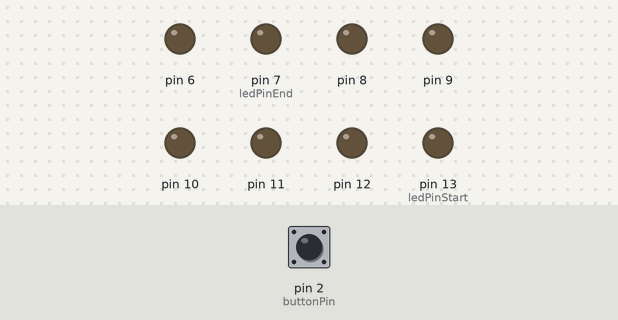
This sketch was run on a simulated Arduino Uno, built with avr-gcc and run on an emulated ATmega328P. Parts: output pins drawn as LEDs (lit = HIGH). The test bench sets the inputs (shaded band); at power-on: pin 2 (buttonPin) LOW. What the sketch prints to the serial monitor is not drawn.

Above: at 1.2 s.
1.3 s: pin 2 (buttonPin) pulled HIGH for 0.15 s
At 2.5 s:
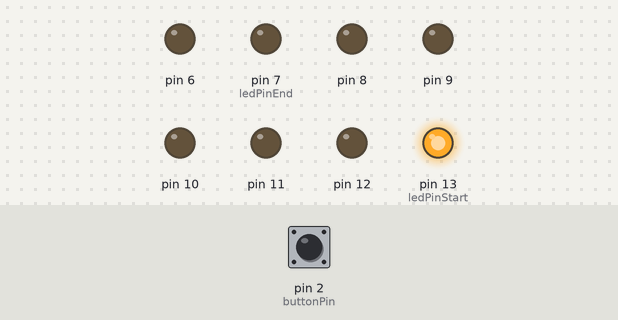
2.9 s: pin 2 (buttonPin) pulsed HIGH 5 times (0.12 s each, 0.3 s apart)
At 4.4 s:
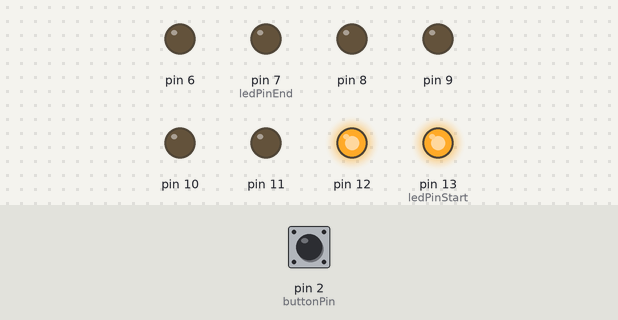
Timing chart, 0 to 6.2 s (numbered marks = the images above; inputs shaded):
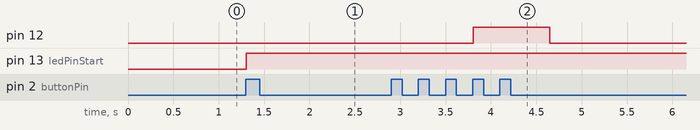

Measured:
- after the input at 1.3 s, pin 13 (ledPinStart): LOW → HIGH at once
- after the input at 2.9 s, pin 12: LOW → HIGH after 0.91 s, → LOW 0.84 s later

The sketch:

Ex1B_IO_State_Machine.ino
```cpp
//////
/*
Button
Carlos Castellanos | 2014 | ccastellanos.com

Press and release to turn an LED on, then press and release again to turn off

Note: this example works best with a momentary pushbutton or similarly biased switch


Schematic, see:
https://github.com/carloscastellanos/teaching/blob/master/Arduino/Basics/Digital/Button_schem.png

Suggestions:
- Can you make the LED go off after a certain amount of time has passed? Hint: while
  using 'delay' will work, you can also look into the 'millis' function...
- add an additional led and/or button na d increase the complexity of behaviors
*/

// constants won't change. They're used here to set pin numbers (faster/saves memory):
const int buttonPin = 2;      // pins for button and LED
const int ledPinStart = 13;
const int ledPinEnd = 7;

// store button's status - initialize to OFF (this variable will change, so it's not a const)
int buttonState = 0;
int prevButtonState = 0;

unsigned long timeToResetStart = 1000;

int size;
int currentLED = 0;
unsigned long lastReset;

void setup() {
  pinMode(buttonPin, INPUT);    // set button to input
  //pinMode(ledPinA, OUTPUT);      // LED to output
  //pinMode(ledPinB, OUTPUT);      // LED to output

  size = ledPinStart - ledPinEnd + 1;
  for(int i = 0; i <= size; i++)
  {
    pinMode(ledPinStart - i, OUTPUT);
    //digitalWrite(ledPinStart - i, true);   // toggle the LED
  }
  lastReset = millis();
  //digitalWrite(10, true);
  //digitalWrite(11, true);
  //SetLEDs();
  Serial.begin(9600);
}

void loop() {

  // read the state of the button into our variable
  buttonState = digitalRead(buttonPin);
  //unsigned long delta = milis
  Serial.write("Test");

  if(millis() - lastReset > (timeToResetStart / (1 + currentLED)))
  {
    if(currentLED > 0)
    {
      digitalWrite(ledPinStart - currentLED, false);   // toggle the LED
      currentLED--;
      lastReset = millis();
      //SetLEDs();
    }
  }

  // test that state
  if (buttonState == HIGH) // if button is pressed...
  {

    if(prevButtonState == LOW) // if it was previously not pressed
    {
      SetLEDs();
      currentLED++;
      //lastReset = millis();


    }
  }

  prevButtonState = buttonState; // save the previous button state

}

void SetLEDs()
{
  //digitalWrite(ledPinStart - currentLED + 1, true);   // toggle the LED
  digitalWrite(ledPinStart - currentLED, true);   // toggle the LED
}
```
